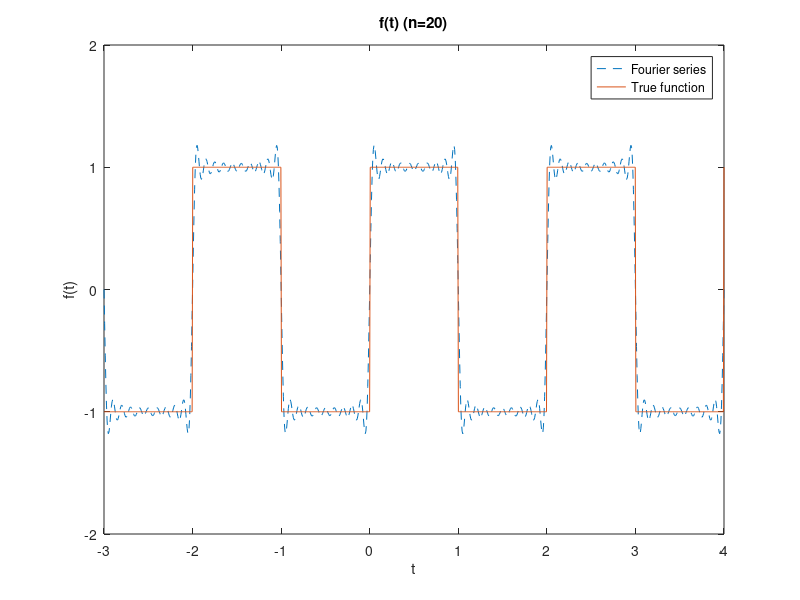
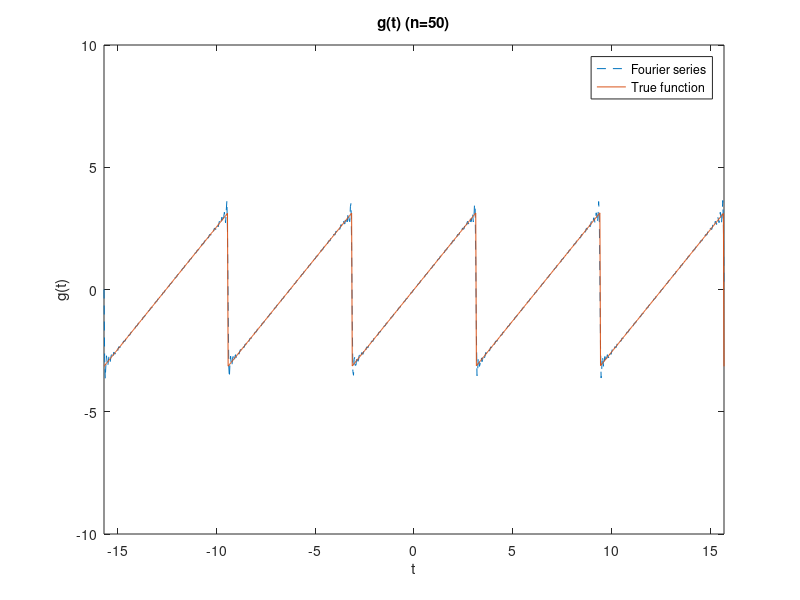
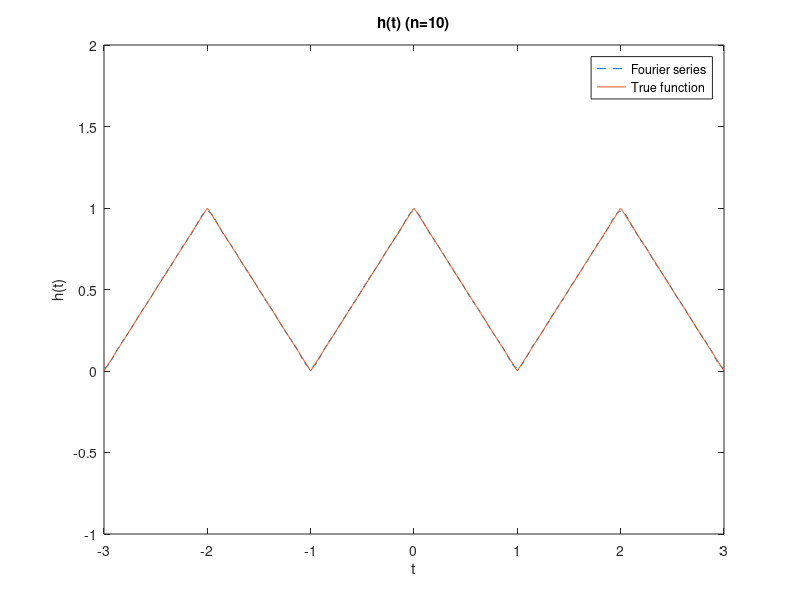

Reproduce these figures in MATLAB, in order.
clc;
clear;
close;

% f(t)
a0 = 0;
t = linspace(-3,4,1000);
T = 2;
f = a0*ones(1,length(t));
for n = 1:20
    an = 0;
    bn = 2/(n*pi)*(1-(-1)^n);
    f = f + an*cos(2*pi*n.*t/T) + bn*sin(2*pi*n.*t/T);
end
f_true = square(pi*t);
overshoot_f = (max(abs(f))-1)/2;
figure(1);
plot(t,f,'--',t,f_true);
title('f(t) (n=20)');
xlabel('t'); ylabel('f(t)');
axis([-3 4 -2 2]);
legend('Fourier series', 'True function')

% g(t)
a0 = 0;
t = linspace(-5*pi,5*pi,1000);
T = 2*pi;
g = a0*ones(1,length(t));
for n = 1:50
    an = 0;
    bn = -2/n*(-1)^n;
    g = g + an*cos(2*pi*n.*t/T) + bn*sin(2*pi*n.*t/T);
end
g_true = pi*sawtooth(t-pi);
overshoot_g = (max(abs(g))-pi)/(2*pi);
figure(2);
plot(t,g,'--',t,g_true);
title('g(t) (n=50)');
xlabel('t'); ylabel('g(t)');
axis([-5*pi 5*pi -10 10]);
legend('Fourier series', 'True function')

% h(t)
a0 = 0.5;
t = linspace(-3,3,1000);
T = 2;
h = a0*ones(1,length(t));
for n = 1:10
    an = 2*(1-(-1)^n)/(n*pi)^2;
    bn = 0;
    h = h + an*cos(2*pi*n.*t/T) + bn*sin(2*pi*n.*t/T);
end
h_true = -0.5*sawtooth(pi*t,1/2) + 0.5;
figure(3);
plot(t,h,'--',t,h_true);
title('h(t) (n=10)');
xlabel('t'); ylabel('h(t)');
axis([-3 3 -1 2]);
legend('Fourier series', 'True function')